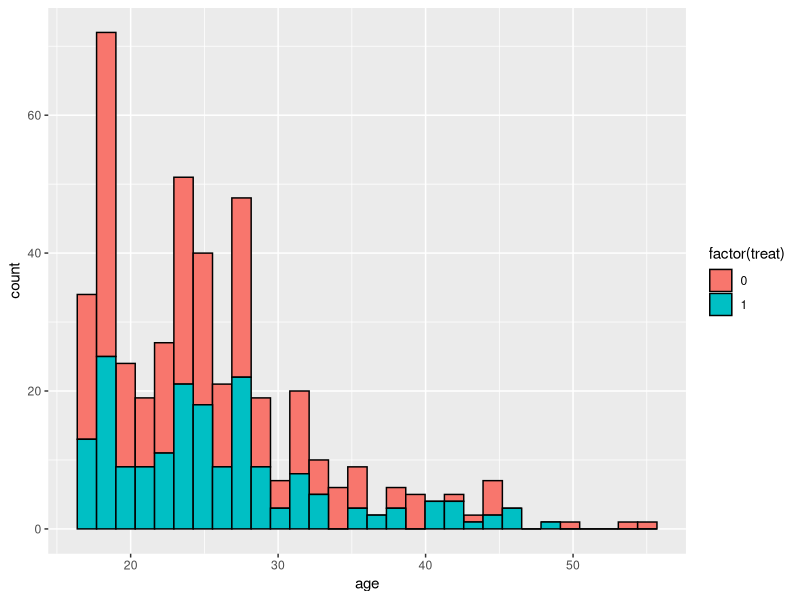

This figure's R source: (Note: this script raises an error after producing the figure.)
## ---- chunk 1
knitr::opts_chunk$set(echo = TRUE, warning = FALSE, message = FALSE)
## ---- chunk 2
# install.packages("arm")
library(arm)
data(lalonde)
str(lalonde)
## ---- chunk 3
library(ggplot2)
ggplot(data=lalonde, 
       aes(x=age, 
           fill=factor(treat))) + 
  geom_histogram(col="black")
## ---- chunk 4
fit <- glm(treat ~ re74 + re75 + age + factor(educ) + 
            black + hisp + married + nodegr + u74 + u75, 
           data=lalonde,
            family=binomial(link="logit"))
pscores <- predict(fit, type="response")
matches <- matching(z=lalonde$treat, score=pscores)
matched <- lalonde[matches$matched,]
## ---- chunk 5
head(cbind(pscores))
## ---- chunk 6
ind <- matches %>% 
  tibble::rownames_to_column("index") %>%
  select(-pairs) %>%
  filter(matched==matched[1] | matched==index[1])
ind
## ---- chunk 7
nrow(matched)
## ---- chunk 8
fit.m <- glm(treat ~ re74 + re75 + age + factor(educ) + 
            black + hisp + married + nodegr + u74 + u75, 
            data=matched,
            family=binomial(link="logit"))
pscores.m <- predict(fit.m, type="response")
## ---- chunk 9
library(dplyr)
lalonde <- lalonde %>%
  mutate(p.scores=pscores)
matched <- matched %>%
  mutate(p.scores=pscores.m)
#plot the unmatched data
unm.d <- ggplot(data=lalonde, 
                aes(x=p.scores, fill=factor(treat))) + 
  geom_density(col="black", alpha=0.4) + 
  labs(title="Unmatched Data") + 
  theme(plot.title = element_text(hjust = 0.5)) + 
  ylim(0,7)
#plot the matched data
m.d <- ggplot(data=matched, 
              aes(x=p.scores, fill=factor(treat))) + 
  geom_density(col="black", alpha=0.4) + 
  labs(title="Matched Data") + 
  theme(plot.title = element_text(hjust = 0.5)) + 
  xlim(0,1)
# plot together
library(ggpubr)
ggarrange(unm.d, m.d, common.legend = T, legend = "right")
## ---- chunk 10
ggplot(data=matched, 
       aes(x=age, fill=factor(treat))) + 
  geom_histogram(col="black")
## ---- chunk 11
b.stats <- balance(lalonde, matched, fit)
plot(b.stats)
